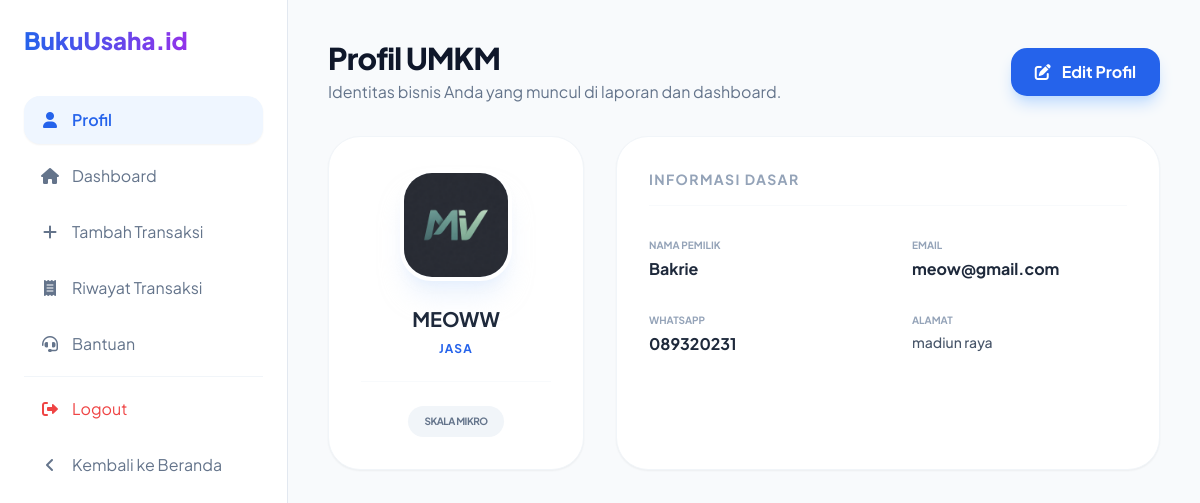
The page /layanan/profil.php (signed in) on the database its author committed.
### tables this page shows
CREATE TABLE `users` (
  `id` int NOT NULL,
  `nama_usaha` varchar(100) NOT NULL,
  `nama_lengkap` varchar(100) NOT NULL,
  `email` varchar(100) NOT NULL,
  `password` varchar(255) NOT NULL,
  `created_at` timestamp NULL DEFAULT CURRENT_TIMESTAMP,
  `whatsapp` varchar(20) DEFAULT NULL,
  `jenis_usaha` varchar(50) DEFAULT NULL,
  `skala_usaha` varchar(20) DEFAULT NULL,
  `alamat_usaha` text,
  `foto_profil` varchar(255) DEFAULT NULL
);

### layanan/profil.php (the view, shortened to what this page needs)
<?php
include '../config/database.php';
$user_id = $_SESSION['user_id'];
$query = mysqli_query($conn, "SELECT * FROM users WHERE id = '$user_id'");
$user = mysqli_fetch_assoc($query);
?>
<!DOCTYPE html>
<html lang="id">
<head>
    <script src="https://cdn.tailwindcss.com"></script>
    <link href="https://cdnjs.cloudflare.com/ajax/libs/font-awesome/6.0.0/css/all.min.css" rel="stylesheet">
</head>
<body class="bg-[#F8FAFC]">
    <div class="flex min-h-screen">
        <?php include 'side_navbar.php'; ?>
        <main class="flex-1 p-6 lg:p-10">
            <div class="max-w-4xl mx-auto">
                <div class="mb-8 flex flex-col md:flex-row md:items-center justify-between gap-4">
                    <div>
                        <h1 class="text-3xl font-extrabold text-slate-900 tracking-tight">Profil UMKM</h1>
                        <p class="text-slate-500 mt-1">Identitas bisnis Anda yang muncul di laporan dan dashboard.</p>
                    </div>
                    <button onclick="toggleModal()" class="bg-blue-600 text-white px-6 py-3 rounded-2xl font-bold hover:bg-blue-700 transition shadow-lg shadow-blue-200">
                        <i class="fa-solid fa-pen-to-square mr-2"></i> Edit Profil
                    </button>
                </div>
                <div class="grid grid-cols-1 md:grid-cols-3 gap-8">
                    <div class="bg-white p-8 rounded-[32px] border border-slate-100 shadow-sm text-center">
                        <div class="w-28 h-28 bg-blue-50 rounded-[32px] flex items-center justify-center mx-auto mb-6 overflow-hidden border-4 border-white shadow-xl shadow-blue-100/50">
                            <?php if(!empty($user['foto_profil'])): ?>
                                <img src="uploads/profiles/<?= $user['foto_profil'] ?>" class="w-full h-full object-cover">
                            <?php else: ?>
                                <span class="text-4xl font-black text-blue-500"><?= substr($user['nama_usaha'], 0, 1) ?></span>
                            <?php endif; ?>
                        </div>
                        <h3 class="text-xl font-bold text-slate-800"><?= htmlspecialchars($user['nama_usaha']) ?></h3>
                        <p class="text-blue-600 font-bold text-xs uppercase tracking-widest mt-2"><?= htmlspecialchars($user['jenis_usaha']) ?></p>
                        <div class="mt-6 pt-6 border-t border-slate-50 flex justify-center">
                             <span class="px-4 py-2 bg-slate-100 rounded-full text-[10px] font-bold text-slate-500 uppercase tracking-tighter">
                                Skala <?= htmlspecialchars($user['skala_usaha']) ?>
                            </span>
                        </div>
                    </div>
                    <div class="md:col-span-2 bg-white p-8 rounded-[32px] border border-slate-100 shadow-sm">
                        <h4 class="text-sm font-bold text-slate-400 uppercase tracking-widest mb-8 pb-4 border-b border-slate-50">Informasi Dasar</h4>
                        <div class="grid grid-cols-1 md:grid-cols-2 gap-y-8 gap-x-12">
                            <div>
                                <label class="text-[10px] font-bold text-slate-400 uppercase block mb-1">Nama Pemilik</label>
                                <p class="font-bold text-slate-800"><?= htmlspecialchars($user['nama_lengkap']) ?></p>
                            </div>
                            <div>
                                <label class="text-[10px] font-bold text-slate-400 uppercase block mb-1">Email</label>
                                <p class="font-bold text-slate-800"><?= htmlspecialchars($user['email']) ?></p>
                            </div>
                            <div>
                                <label class="text-[10px] font-bold text-slate-400 uppercase block mb-1">WhatsApp</label>
                                <p class="font-bold text-slate-800"><?= htmlspecialchars($user['whatsapp']) ?></p>
                            </div>
                            <div>
                                <label class="text-[10px] font-bold text-slate-400 uppercase block mb-1">Alamat</label>
                                <p class="text-sm text-slate-600 font-medium"><?= nl2br(htmlspecialchars($user['alamat_usaha'] ?? 'Alamat belum diatur')) ?></p>
                            </div>
                        </div>
                    </div>
                </div>
            </div>
        </main>
    </div>
</body>
</html>

### layanan/profil.php (style rules this page uses)
body { font-family: 'Plus Jakarta Sans', sans-serif; }

### rows shown on the page
users: foto_profil (picture), nama_usaha "MEOWW", jenis_usaha "JASA", skala_usaha "MIKRO", nama_lengkap "Bakrie", email "meow@gmail.com", whatsapp "089320231", alamat_usaha "madiun raya"
